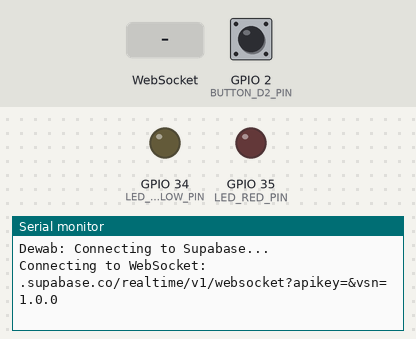
Simulated run of this sketch. Board: ESP32. Parts: output pins drawn as LEDs (lit = HIGH), the last lines printed to the serial monitor. Inputs (shaded band) come from the test bench; at power-on: GPIO 2 (BUTTON_D2_PIN) HIGH.

Above: at 2.7 s.
2.8 s: GPIO 2 (BUTTON_D2_PIN) pulled LOW for 0.15 s
At 3.6 s:
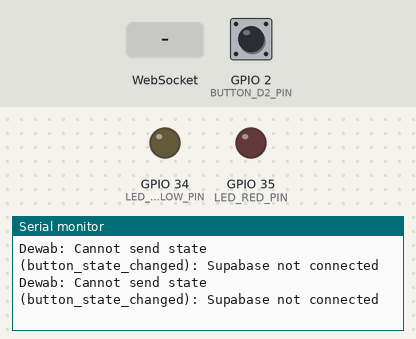
4.4 s: WebSocket text "1" received
At 5.6 s:
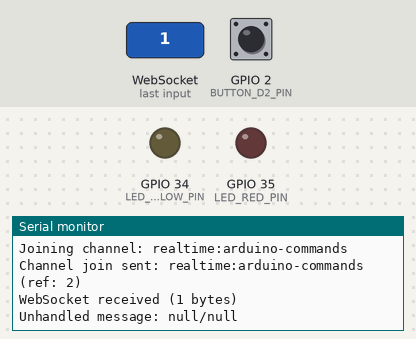
5.9 s: GPIO 2 (BUTTON_D2_PIN) pulled LOW for 1 s
At 7.7 s:
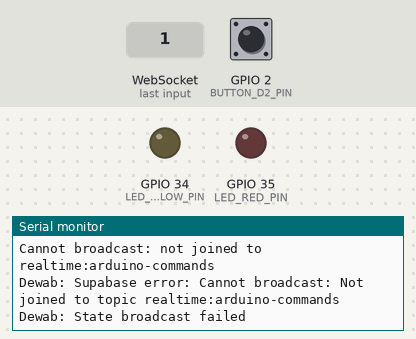

Measured:
- after the input at 2.8 s, the serial monitor: prints a new line at once (image 1)
- after the input at 4.4 s, the serial monitor: prints a new line at once (image 2)
- after the input at 5.9 s, the serial monitor: prints a new line at once (image 3)

The sketch:

dewab_demo.ino
```cpp
#include <Arduino.h>
#include <ArduinoJson.h>
#include "Dewab.h"
#include "config.h" // Stores your WiFi and Supabase credentials

// Create a Dewab instance. It will manage all communication.
// It needs your device name, WiFi and Supabase details from config.h
Dewab dewab(DEVICE_NAME, WIFI_SSID, WIFI_PASSWORD, SUPABASE_REF, SUPABASE_KEY);

// --- Hardware Setup ---
// Define which Arduino pins are connected to your components.
const int BUTTON_D2_PIN = 2;   // Button connected to pin D2
const int LED_RED_PIN = A7;    // Red LED connected to pin A7
const int LED_YELLOW_PIN = A6; // Yellow LED connected to pin A6

// --- Device State ---
// Variables to keep track of the current state of our hardware.
bool currentButtonD2State = false;
bool currentLedRedState = false;
bool currentLedYellowState = false;

// Forward declaration for our local input function
void readAndProcessInputs();

void setup() {
    Serial.begin(115200);

    // --- Pin Initialization ---
    // Set up the hardware pins for use.
    pinMode(BUTTON_D2_PIN, INPUT_PULLUP); // Button pin is an input
    pinMode(LED_RED_PIN, OUTPUT);         // LED pins are outputs
    pinMode(LED_YELLOW_PIN, OUTPUT);
    digitalWrite(LED_RED_PIN, LOW);       // Turn LEDs off initially
    digitalWrite(LED_YELLOW_PIN, LOW);

    // --- Dewab Callbacks ---
    // Tell Dewab what to do for specific events.

    // This function is called when Dewab needs to know the device's current state.
    // We fill a JSON document with our state variables.
    dewab.onStateUpdateRequest([&](JsonDocument& doc) {
        dewab.stateAddBool(doc, "inputs", "button_d2", currentButtonD2State);
        dewab.stateAddBool(doc, "outputs", "led_red", currentLedRedState);
        dewab.stateAddBool(doc, "outputs", "led_yellow", currentLedYellowState);
    });

    // This function is called when a "set_outputs" command arrives from the cloud.
    // The 'payload' contains the instructions (e.g., which LED to turn on).
    dewab.registerCommand("set_outputs", [&](const JsonObjectConst& payload, JsonDocument& replyDoc) {
        bool stateChanged = false;

        // Check if the command includes instructions for the red LED.
        if (payload.containsKey("led_red")) {
            bool newLedState = payload["led_red"];
            if (newLedState != currentLedRedState) {
                currentLedRedState = newLedState;
                digitalWrite(LED_RED_PIN, currentLedRedState ? HIGH : LOW);
                stateChanged = true;
            }
        }

        // Check if the command includes instructions for the yellow LED.
        if (payload.containsKey("led_yellow")) {
            bool newLedState = payload["led_yellow"];
            if (newLedState != currentLedYellowState) {
                currentLedYellowState = newLedState;
                digitalWrite(LED_YELLOW_PIN, currentLedYellowState ? HIGH : LOW);
                stateChanged = true;
            }
        }

        // If we changed anything, tell Dewab to broadcast the new state to all listeners.
        if (stateChanged) {
            dewab.broadcastCurrentState("outputs_changed_by_command");
        }

        // Send a reply to acknowledge the command was processed.
        replyDoc["led_red_state"] = currentLedRedState;
        replyDoc["led_yellow_state"] = currentLedYellowState;
        return true; // Indicate success
    });

    // --- Start Dewab ---
    // This connects to WiFi and Supabase.
    dewab.begin();

    // Read the initial state of the inputs at startup.
    readAndProcessInputs();
}

void loop() {
    // This is the heart of the program.
    // dewab.loop() keeps the connection alive and processes incoming messages.
    dewab.loop();

    // We also need to keep checking our local hardware for changes.
    readAndProcessInputs();

    delay(50); // A small delay to prevent the loop from running too fast.
}

// --- Local Hardware Interaction ---
// This function reads the state of the button.
void readAndProcessInputs() {
    // Read the button state (INPUT_PULLUP means LOW is pressed).
    bool isButtonPressed = (digitalRead(BUTTON_D2_PIN) == LOW);

    // If the button state has changed since last time we checked...
    if (isButtonPressed != currentButtonD2State) {
        currentButtonD2State = isButtonPressed;
        // ...broadcast the new state to the cloud.
        dewab.broadcastCurrentState("button_state_changed");
    }
} 
```

Dewab.h
```cpp
#ifndef DEWAB_H
#define DEWAB_H

#include <Arduino.h>
#include <ArduinoJson.h>
#include <WiFi.h>
#include <WebSocketsClient.h>
#include <functional>
#include <map>

// =================================================================
// WifiManager: Manages WiFi connection and reconnection.
// (Previously in WifiManager.h)
// =================================================================
class WifiManager {
public:
    // Constructor for WifiManager
    WifiManager(const char* ssid, const char* password);

    // Connects to the WiFi network.
    void connect();

    // Checks if the device is connected to WiFi.
    bool isConnected();

    // Handles periodic tasks like reconnection. Should be called in loop().
    void loop();

private:
    const char* _ssid;
    const char* _password;
    unsigned long _lastReconnectAttempt = 0;
    const unsigned long _reconnectInterval = 30000; // 30 seconds
};


// =================================================================
// SupabaseRealtimeClient: Handles WebSocket communication with Supabase.
// (Previously in SupabaseRealtimeClient.h)
// =================================================================
// Callback function types for Supabase events
typedef std::function<void()> ConnectedCallback;
typedef std::function<void()> DisconnectedCallback;
typedef std::function<void(String)> ErrorCallback;
typedef std::function<void(const String&, const String&, const JsonObjectConst&)> BroadcastCallback;
typedef std::function<void(const String& topic, const String& joinRef)> ChannelJoinedCallback;

class SupabaseRealtimeClient {
public:
    SupabaseRealtimeClient(const char* projectRef, const char* apiKey);
    ~SupabaseRealtimeClient();

    void onConnected(ConnectedCallback callback);
    void onDisconnected(DisconnectedCallback callback);
    void onError(ErrorCallback callback);
    void onBroadcast(BroadcastCallback callback);
    void onChannelJoined(ChannelJoinedCallback callback);

    void connect();
    void loop();
    bool isConnected();

    void joinChannel(const String& topic);
    bool broadcast(const String& topic, const String& event, const JsonDocument& payload);

private:
    void buildWebSocketUrl();
    void webSocketEvent(WStype_t type, uint8_t * payload, size_t length);
    String getNextMessageRef();
    void sendHeartbeat();
    void _joinChannel(const char* channelTopic);

    String _projectRef;
    String _apiKey;
    String _wsHost;
    String _wsPath;
    const uint16_t _wsPort = 443;
    WebSocketsClient webSocket;

    bool _connected = false;
    unsigned long _lastHeartbeatSent = 0;
    const unsigned long _heartbeatInterval = 25000; // 25 seconds
    unsigned int _messageRefCounter = 1;

    ConnectedCallback _connectedCallback = nullptr;
    DisconnectedCallback _disconnectedCallback = nullptr;
    ErrorCallback _errorCallback = nullptr;
    BroadcastCallback _broadcastCallback = nullptr;
    ChannelJoinedCallback _channelJoinedCallback = nullptr;

    std::map<String, String> _topicJoinRefs;
};


// =================================================================
// Dewab: The main library interface for students.
// =================================================================
typedef std::function<void(JsonDocument& docToPopulate)> StateProviderCallback;
typedef std::function<bool(const JsonObjectConst& payload, JsonDocument& customReplyData)> SpecificCommandHandler;

class Dewab {
public:
    // Constructor now takes device name and all necessary credentials
    Dewab(const char* deviceName,
          const char* wifiSsid, const char* wifiPassword,
          const char* supabaseRef, const char* supabaseKey);

    void begin(); // Will handle WiFi and Supabase connection
    void loop();  // Will handle internal client loops

    // Method to register callbacks from the main sketch
    void onStateUpdateRequest(StateProviderCallback callback);
    // New method to register individual command handlers
    void registerCommand(const String& commandType, SpecificCommandHandler handler);

    // Call this from the main sketch when you want to send the current state
    void broadcastCurrentState(const char* reason);

    // These remain for internal use by the SupabaseClient instance owned by Dewab
    void handleSupabaseConnected();
    void handleBroadcastCommand(const String& topic, const String& event, const JsonObjectConst& payload);
    void handleSupabaseDisconnected();
    void handleSupabaseError(String errorMsg);
    void handleSupabaseChannelJoined(const String& topic, const String& joinRef);

    // Helper methods for students to build the state JSON document
    void stateAddInt(JsonDocument& doc, const char* category, const char* name, int value);
    void stateAddBool(JsonDocument& doc, const char* category, const char* name, bool value);
    void stateAddString(JsonDocument& doc, const char* category, const char* name, const char* value);
    void stateAddString(JsonDocument& doc, const char* category, const char* name, const String& value);
    void stateAddFloat(JsonDocument& doc, const char* category, const char* name, float value, int decimals = 2);
    void stateAddAnalogPin(JsonDocument& doc, const char* category, const char* name, int pin);
    void stateAddDigitalPin(JsonDocument& doc, const char* category, const char* name, int pin, bool activeLow = false);

private:
    const char* _deviceName;

    // Dewab now owns these
    WifiManager _wifiManager;
    SupabaseRealtimeClient _supabaseClient;

    StateProviderCallback _stateProvider = nullptr;
    // Store registered command handlers
    std::map<String, SpecificCommandHandler> _registeredCommands;
};

#endif // DEWAB_H 
```

config.h
```cpp
// config.h - Configuration settings for your Arduino project

#pragma once

static const char* WIFI_SSID = "luca";
static const char* WIFI_PASSWORD = "dradradra";

static const char* SUPABASE_REF = "";
static const char* SUPABASE_KEY = "";

static const char* DEVICE_NAME = "arduino-nano-esp32_1";
```
